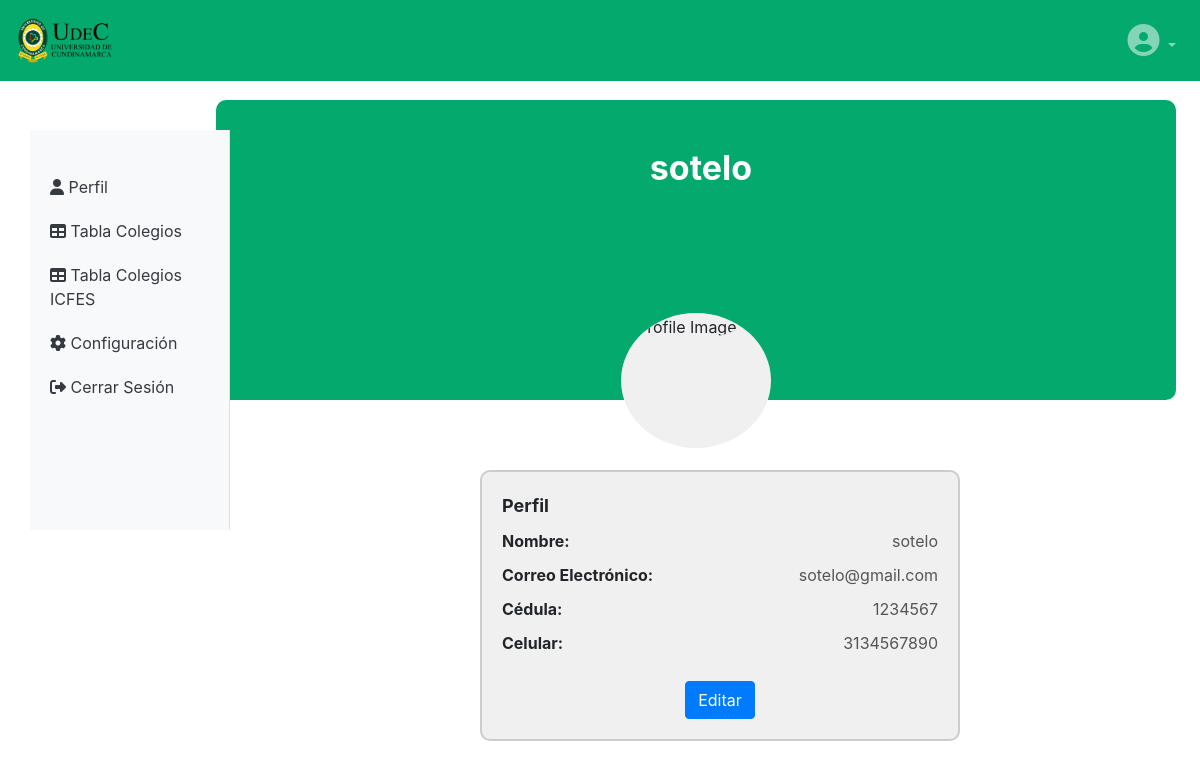
The app's page /Area-Administrador/perfil.php (signed in) with its own data.
### tables this page shows
CREATE TABLE `usuarios` (
  `id_usuario` int(11) NOT NULL,
  `nombre` varchar(100) DEFAULT NULL,
  `correo` varchar(100) DEFAULT NULL,
  `contraseña` varchar(100) DEFAULT NULL,
  `cedula` varchar(15) DEFAULT NULL,
  `telefono` varchar(15) DEFAULT NULL,
  `foto_de_perfil` varchar(255) DEFAULT NULL
);

### Area-Administrador/php/datos-perfil.php (called while the page is built, shortened)
<?php
if (isset($_SESSION['id_usuario'])) {
    $idUsuario = $_SESSION['id_usuario'];
    $servername = "localhost";
    $username = "root";
    $password = "";
    $dbname = "proyectodb";
    $conn = new mysqli($servername, $username, $password, $dbname);
    $sql = "SELECT nombre, correo, cedula, telefono FROM usuarios WHERE id_usuario = $idUsuario";
    $result = $conn->query($sql);
    if ($result && $result->num_rows > 0) {
        $row = $result->fetch_assoc();
        $nombreUsuario = $row['nombre'];
        $correoUsuario = $row['correo'];
        $cedulaUsuario = $row['cedula'];
        $telefonoUsuario = $row['telefono'];
    } else {
        $nombreUsuario = 'Usuario no encontrado';
        $correoUsuario = 'Correo no encontrado';
        $cedulaUsuario = 'Cédula no encontrada';
        $telefonoUsuario = 'Teléfono no encontrado';
    }
} else {
    $nombreUsuario = 'usuarioejemplo';
    $correoUsuario = 'usuario@example.com';
    $cedulaUsuario = '123456789';
    $telefonoUsuario = '123-456-7890';
}
?>

### Area-Administrador/perfil.php (the view, shortened to what this page needs)
<?php
include "php/datos-perfil.php";
include "php/conexion.php";
$sqlFotoPerfil = "SELECT foto_de_perfil FROM usuarios WHERE id_usuario = $idUsuario";
$resultFotoPerfil = $conn->query($sqlFotoPerfil);
if ($resultFotoPerfil) {
    if ($resultFotoPerfil->num_rows > 0) {
        $rowFotoPerfil = $resultFotoPerfil->fetch_assoc();
        $rutaImagenPerfil = $rowFotoPerfil['foto_de_perfil'];
    } else {
        $rutaImagenPerfil = '../img/logo_usuario_defecto.png';
    }
} else {
    $rutaImagenPerfil = '../img/logo_usuario_defecto.png';
    echo "Error en la consulta: " . $conn->error;
}
?>
<!DOCTYPE html>
<html lang="en">
<head>
    <head>
        <link rel="stylesheet" href="https://stackpath.bootstrapcdn.com/bootstrap/4.5.2/css/bootstrap.min.css">
        <link rel="stylesheet" href="https://cdnjs.cloudflare.com/ajax/libs/font-awesome/6.4.2/css/all.min.css" />
        <link rel="stylesheet" href="styles/style.css">
        <link rel="stylesheet" href="styles/style-perfil.css">
    </head>
<body>
    <nav class="navbar navbar-expand-md navbar-dark custom-navbar fixed-top">
        <a class="navbar-brand" href="#">
            <img src="img/ESCUDO-COLOR-H.png" alt="Logo" height="55">
        </a>
        <div class="collapse navbar-collapse justify-content-between" id="navbarNav">
            <ul class="navbar-nav">
                <li class="nav-item dropdown">
                    <a class="nav-link dropdown-toggle" href="#" id="navbarDropdown" role="button" data-toggle="dropdown" aria-haspopup="true" aria-expanded="false">
                        <i class="fas fa-user-circle user-icon"></i>
                    </a>
                </li>
            </ul>
        </div>
    </nav>
    <nav class="sidebar">
        <a class="sidebar-item" href="#">
            <i class="fas fa-user"></i> Perfil
        </a>
        <a class="sidebar-item" href="Tabla-Colegios.php">
            <i class="fas fa-table"></i> Tabla Colegios
        </a>
        <a class="sidebar-item" href="Tabla-Colegios-Icfes.php">
            <i class="fas fa-table"></i> Tabla Colegios ICFES
        </a>
        <a class="sidebar-item" href="configuraciones.php">
            <i class="fas fa-cog"></i> Configuración
        </a>
        <a class="sidebar-item" href="php/cerrar_sesion.php">
            <i class="fas fa-sign-out-alt"></i> Cerrar Sesión
        </a>
    </nav>
    <div class="profile-container">
        <div class="username"><?php echo $nombreUsuario; ?></div>
        <div class="profile-circle">
            <img src="<?php echo $rutaImagenPerfil; ?>" alt="Profile Image">
        </div>
    </div>
    <div class="profile-info">
        <div class="details">
            <div class="title">Perfil</div>
            <div class="info-item">
                <span class="label">Nombre:</span>
                <span class="value"><?php echo $nombreUsuario; ?></span>
            </div>
            <div class="info-item">
                <span class="label">Correo Electrónico:</span>
                <span class="value"><?php echo $correoUsuario; ?></span>
            </div>
            <div class="info-item">
                <span class="label">Cédula:</span>
                <span class="value"><?php echo $cedulaUsuario; ?></span>
            </div>
            <div class="info-item">
                <span class="label">Celular:</span>
                <span class="value"><?php echo $telefonoUsuario; ?></span>
            </div>
            <div class="text-center">
                <a href="php/perfil-editar.php" type="button" class="btn btn-primary mt-3">Editar</a>
            </div>
        </div>
    </div>
</body>
</html>

### Area-Administrador/styles/style.css (style rules this page uses)
.user-icon { font-size: 2em; }
.custom-navbar { background-color: #04AA6D; }
.sidebar { position: fixed; left: 30px; top: 130px; bottom: 0; height: 50%; width: 200px; padding: 35px 0; background-color: #f8f9fa; border-right: 1px solid #dee2e6; z-index: 1000; }
.sidebar-item { padding: 10px 20px; display: block; color: #343a40; text-decoration: none; }

### Area-Administrador/styles/style-perfil.css (style rules this page uses)
.profile-container { display: flex; flex-direction: column; align-items: center; padding: 20px; background-color: #04AA6D; border: 2px solid #04AA6D; border-radius: 10px; margin-top: 100px; margin-left: 18%; max-width: 80%; height: 300px; position: relative; }
.username { margin-left: 10px; font-size: 34px; font-weight: bold; color: white; margin-top: 20px; }
.profile-circle { margin-top: 30px; bottom: -90px; width: 150px; height: 150px; border-radius: 50%; background-color: #f0f0f0; position: relative; overflow: hidden; margin-bottom: 20px; }
.profile-circle img { width: 100%; height: 100%; object-fit: cover; border-radius: 50%; }
.details { background-color: #f0f0f0; border: 2px solid #ccc; border-radius: 10px; padding: 20px; margin-top: 70px; max-width: 40%; margin-left: 40%; }
.title { font-size: 18px; font-weight: bold; margin-bottom: 10px; }
.info-item { display: flex; justify-content: space-between; margin-bottom: 10px; }
.value { color: #555; flex-shrink: 0; }
.label { font-weight: bold; }

### records on screen
usuarios: nombre "sotelo", correo "sotelo@gmail.com", cedula "1234567", telefono "3134567890"
